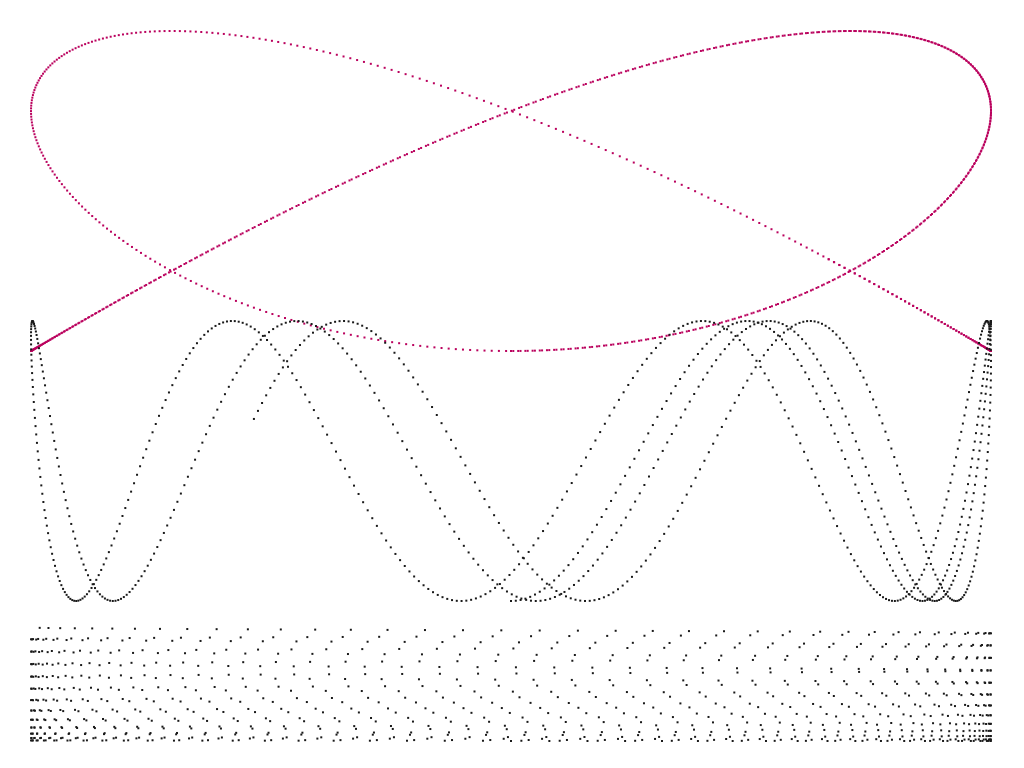
Frame 1 (no input)
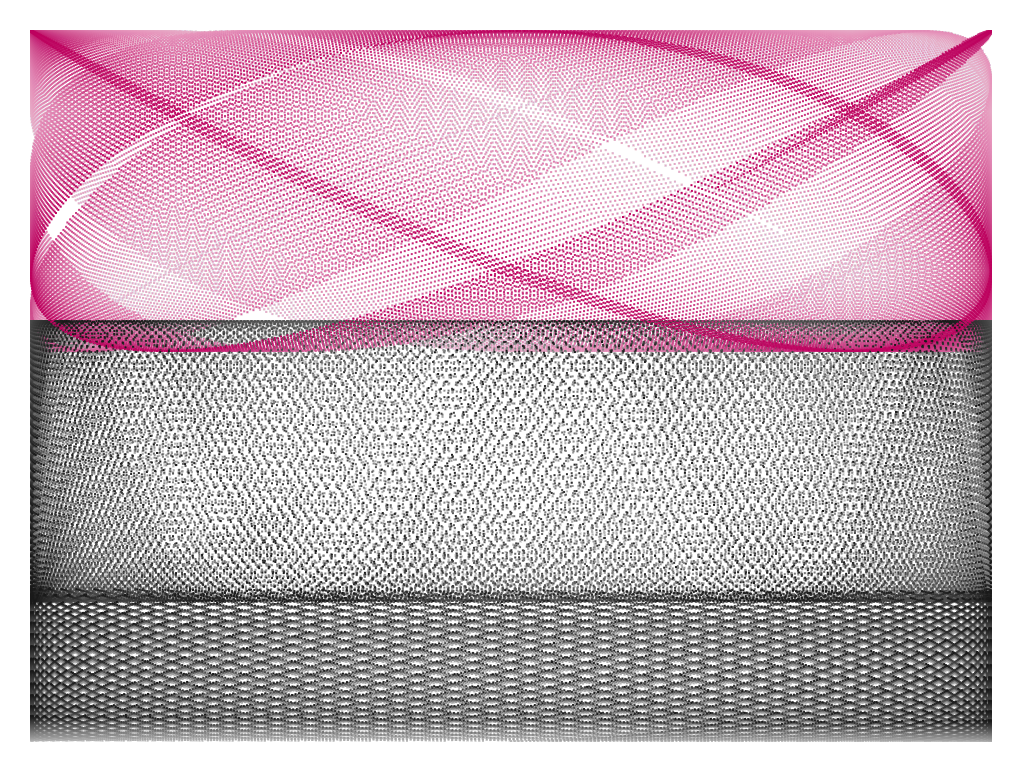
Frame 60 (the mouse pressed at the canvas centre just before this capture)
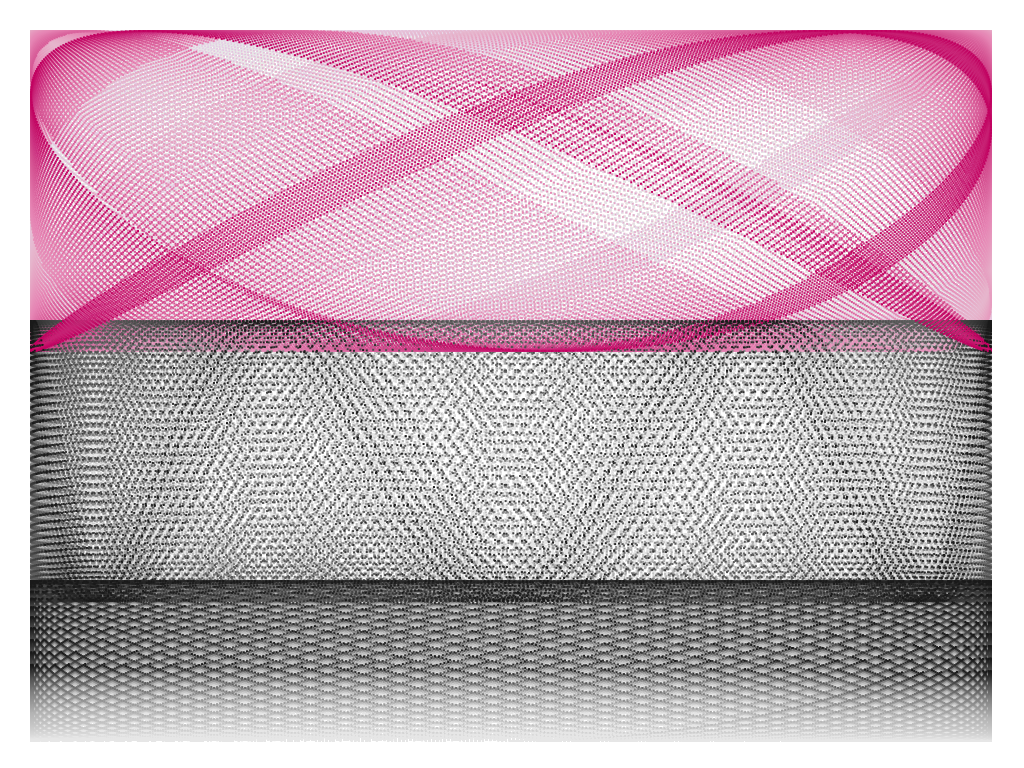
Frame 120 (the mouse held since frame 60 and released just before this capture)

The Processing sketch that drew these frames (run headless with seeded random() and noise(); from frame 60 on, the mouse is pressed at the canvas centre):

// Processing sketch: processing_20585
// ── processing_20585.pde

//CLOCK
//Xuan Li

int h;
int m;
int s;

//LISSAJOUS
float spin = 0;
float x = 0;
float y = 0;
float spinM = 0;
float xM = 0;
float yM = 0;
float spinH = 0;
float xH = 0;
float yH = 0;

color secColor;
color mColor;
color hColor;

void setup() {

  size(1024, 768, JAVA2D);
  background(255);
  noStroke();
}

void draw() {

  //background(255);
  fill(250, 5);
  rect(0, 0, width, height);

  s = second();  // Values from 0 - 59
  m = minute();  // Values from 0 - 59
  h = hour() % 12;    // Values from 0 - 23
  //println(h % 12);
  float secMap = map(s, 0, 59, 0, 200);
  secColor = color(secMap, secMap*0.01, secMap*0.5);
  mColor = color(25);
  hColor = color(25);

  createSeconds();
  createMinutes();
  createHours();
}

void createSeconds() {
  //LISSAJOUS SECONDS
  pushStyle();
  fill(secColor);
  for(int i = 0; i < 1000; i++) {

    float xPct = (float)(i * 150) * 0.0001;
    float yPct = (float)(i * 200) * 0.0001;

    xPct += spin * 0.002;
    yPct += spin * 0.003;

    x =  480  * sin(xPct);
    y =  160.0  * cos(yPct);

    rect(510 + x, 190+y, 2, 2);
  }

  popStyle();
  spin += s;
}

void createMinutes() {

  float mScale = map(m, 0, 59, 0, 100);
  pushStyle();
  fill(mColor); //25
  for(int i = 0; i < 1000; i++) {

    float xPct = (float)(i * 1) * 0.01;
    float yPct = (float)(i * mScale) * 0.002;

    xPct += spinM * 0.002;
    yPct += spinM * 0.003;

    x =  480  * sin(xPct);
    y =  140.0  * cos(yPct);

    rect(510 + x, 460+y, 2, 2);
  }
  popStyle();
  spinM += (s/3);
}

void createHours() {

  float hScale = map(h, 0, 12, 0, 120);

  pushStyle();
  fill(hColor);
  for(int i = 0; i < 1000; i++) {

    float xPct = (float)(i * hScale) * 0.002;
    float yPct = (float)(i * 1) * 0.002;

    xPct += spinH * 0.002;
    yPct += spinH * 0.003;

    x =  480  * sin(xPct);
    y =  80.0  * cos(yPct);

    rect(510 + x, 660+y, 2, 2);
  }
  popStyle();

  spinH += (s/12);
}
